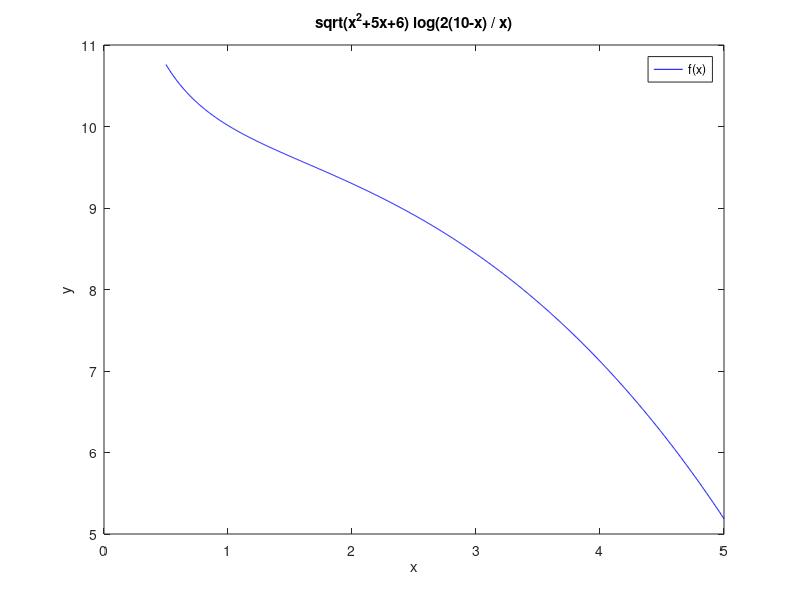

MATLAB code to generate this figure:
x = linspace(0.5,5, 1200);
y = ((sqrt((x.^2)+5*x+6)).*log((2*(10-x))./x));
plot(x,y,'b')
legend('f(x)');
title('sqrt(x^2+5x+6) log(2(10-x) / x)')
xlabel('x')
ylabel('y')
print -deps pdfFig
